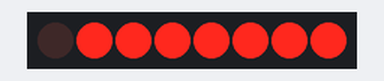
Bench run of a sketch on a simulated Arduino Uno, built with avr-gcc and run on an emulated ATmega328P. Shown: 8 shift-register outputs drawn as a row of LEDs (first output left, lit = HIGH). Wiring (inferred from the names in the program): shift register (74HC595): data pin 12; shift clock pin 10; latch pin 11. Wiring (inferred from the signals the program sends): row of LEDs: on Q0, Q1, Q2, Q3, Q4, Q5, Q6, Q7.

Above: at 0.2 s.
At 1.2 s:
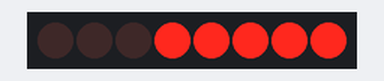
At 2.2 s:
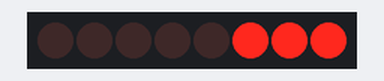
At 4.7 s:
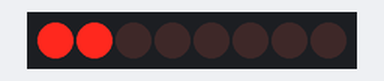
At 7.2 s:
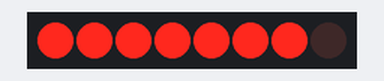
At 9.7 s:
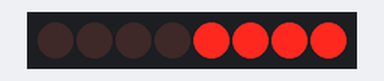
Timing chart, 0 to 10.4 s (numbered marks = the images above):
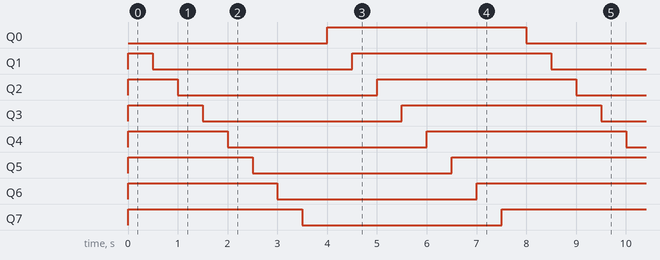

Measured:
- by itself, Q0, Q7: alternates HIGH for 4.0 s and LOW for 4.0 s
- by itself, Q1–6: repeats every 8.0 s: LOW 4.0 s, HIGH 4.0 s
- by itself, everything shown: repeats every 8.0 s, in 16 steps

The sketch:

demo2.ino
```cpp
/*
shiftOut với 8 LED bằng 1 IC HC595
*/
//chân ST_CP của 74HC595
int latchPin = 11;
//chân SH_CP của 74HC595
int clockPin = 10;
//Chân DS của 74HC595
int dataPin = 12;

//Trạng thái của LED, hay chính là byte mà ta sẽ gửi qua shiftOut
byte ledStatus;
void setup() {
  //Bạn BUỘC PHẢI pinMode các chân này là OUTPUT
  pinMode(latchPin, OUTPUT);
  pinMode(clockPin, OUTPUT);
  pinMode(dataPin, OUTPUT);
}

void loop() {
  /*
    Trong tin học, ngoài các phép +, -, *, / hay % mà bạn đã biết trên hệ cơ số 10.
    Thì còn có nhiều phép tính khác nữa. Và một trong số đó là Bit Math (toán bit) trên hệ cơ số 2.
    Để hiểu những gì tôi viết tiếp theo sau, bạn cần có kiến thức về Bit Math.
    Để tìm hiểu về Bit Math, bạn vào mục Tài liệu tham khảo ở bảng chọn nằm phía trên cùng trang web và chạy xuống khi bạn kéo chuột trên trang Arduino.VN

  */
  //Sáng tuần tự
  ledStatus = 0;//mặc định là không có đèn nào sáng hết (0 = 0b00000000)
  for (int i = 0; i < 8; i++) {
    ledStatus = (ledStatus << 1) | 1;//Đẩy toàn bộ các bit qua trái 1 bit và cộng bit có giá trị là 1 ở bit 0

    /**
      Bắt buộc phải có để shiftOut
    **/

    digitalWrite(latchPin, LOW); //các đèn LED sẽ không sáng khi bạn digital LOW

    //ShiftOut ra IC
    shiftOut(dataPin, clockPin, MSBFIRST, ledStatus);

    digitalWrite(latchPin, HIGH);//các đèn LED sẽ sáng với trạng thái vừa được cập nhập
   digitalWrite(latchPin, LOW);
    /**
      Kết thúc bắt buộc phải có
    **/

    delay(500); // Dừng chương trình khoảng 500 mili giây để thấy các hiệu ứng của đèn LED
  }

  //Tắt tuần tự
  for (int i = 0;i<8;i++) {
    ledStatus <<= 1; //Đẩy tất cả các bit qua bên trái 1 bit
    digitalWrite(latchPin, LOW);
    shiftOut(dataPin, clockPin, MSBFIRST, ledStatus);
    digitalWrite(latchPin, HIGH);
    digitalWrite(latchPin, LOW);
    delay(500);
  }
}
```
